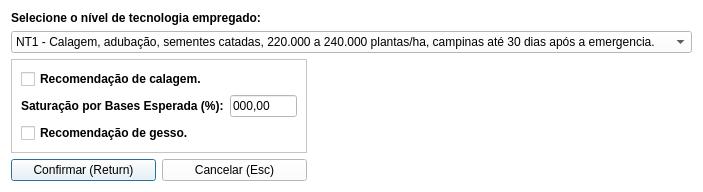
<?xml version="1.0" encoding="UTF-8"?>
<ui version="4.0">
 <class>bean_technology</class>
 <widget class="QDialog" name="bean_technology">
  <property name="geometry">
   <rect>
    <x>0</x>
    <y>0</y>
    <width>622</width>
    <height>177</height>
   </rect>
  </property>
  <property name="windowTitle">
   <string>Cultura do feijão</string>
  </property>
  <property name="styleSheet">
   <string notr="true">background-color: rgb(255, 255, 255);</string>
  </property>
  <layout class="QGridLayout" name="gridLayout_2">
   <item row="0" column="0" colspan="2">
    <widget class="QLabel" name="lbl_technology_level">
     <property name="text">
      <string>&lt;html&gt;&lt;head/&gt;&lt;body&gt;&lt;p&gt;&lt;span style=&quot; font-weight:600;&quot;&gt;Selecione o nível de tecnologia empregado:&lt;/span&gt;&lt;/p&gt;&lt;/body&gt;&lt;/html&gt;</string>
     </property>
    </widget>
   </item>
   <item row="1" column="0" colspan="3">
    <widget class="QComboBox" name="cbx_technology_level">
     <property name="cursor">
      <cursorShape>PointingHandCursor</cursorShape>
     </property>
     <item>
      <property name="text">
       <string>NT1 - Calagem, adubação, sementes catadas, 220.000 a 240.000 plantas/ha, campinas até 30 dias após a emergencia.</string>
      </property>
     </item>
     <item>
      <property name="text">
       <string>NT2 - Calagem, adubação, sementes fiscalizadas, 220.000 a 240.000 plantas / ha. controle fitossanitário, TS.</string>
      </property>
     </item>
     <item>
      <property name="text">
       <string>NT3 - NT 2, herbicidas, irrigação.</string>
      </property>
     </item>
     <item>
      <property name="text">
       <string>NT4 - NT 3, apenas com maiores doses de adubos.</string>
      </property>
     </item>
    </widget>
   </item>
   <item row="2" column="0" colspan="2">
    <widget class="QFrame" name="frm_limestone_plaster">
     <property name="maximumSize">
      <size>
       <width>300</width>
       <height>16777215</height>
      </size>
     </property>
     <property name="frameShape">
      <enum>QFrame::StyledPanel</enum>
     </property>
     <property name="frameShadow">
      <enum>QFrame::Raised</enum>
     </property>
     <layout class="QGridLayout" name="gridLayout">
      <item row="0" column="0">
       <widget class="QCheckBox" name="ckb_limestone_recommendation">
        <property name="font">
         <font>
          <weight>75</weight>
          <bold>true</bold>
         </font>
        </property>
        <property name="cursor">
         <cursorShape>PointingHandCursor</cursorShape>
        </property>
        <property name="text">
         <string>Recomendação de calagem.</string>
        </property>
       </widget>
      </item>
      <item row="1" column="0">
       <widget class="QLabel" name="lbl_V">
        <property name="font">
         <font>
          <weight>75</weight>
          <bold>true</bold>
         </font>
        </property>
        <property name="text">
         <string>Saturação por Bases Esperada (%):</string>
        </property>
       </widget>
      </item>
      <item row="1" column="1">
       <widget class="QLineEdit" name="edt_V">
        <property name="text">
         <string>000,00</string>
        </property>
       </widget>
      </item>
      <item row="2" column="0">
       <widget class="QCheckBox" name="ckb_plaster_recommendation">
        <property name="font">
         <font>
          <weight>75</weight>
          <bold>true</bold>
         </font>
        </property>
        <property name="cursor">
         <cursorShape>PointingHandCursor</cursorShape>
        </property>
        <property name="text">
         <string>Recomendação de gesso.</string>
        </property>
       </widget>
      </item>
     </layout>
    </widget>
   </item>
   <item row="3" column="0">
    <widget class="QPushButton" name="btn_confirm">
     <property name="maximumSize">
      <size>
       <width>145</width>
       <height>16777215</height>
      </size>
     </property>
     <property name="cursor">
      <cursorShape>PointingHandCursor</cursorShape>
     </property>
     <property name="text">
      <string>Confirmar (Return)</string>
     </property>
     <property name="icon">
      <iconset resource="icones.qrc">
       <normaloff>:/buttons/images/button/Save-Update.png</normaloff>:/buttons/images/button/Save-Update.png</iconset>
     </property>
     <property name="shortcut">
      <string>Return</string>
     </property>
    </widget>
   </item>
   <item row="3" column="1">
    <widget class="QPushButton" name="btn_cancel">
     <property name="maximumSize">
      <size>
       <width>145</width>
       <height>16777215</height>
      </size>
     </property>
     <property name="cursor">
      <cursorShape>PointingHandCursor</cursorShape>
     </property>
     <property name="text">
      <string>Cancelar (Esc)</string>
     </property>
     <property name="icon">
      <iconset resource="icones.qrc">
       <normaloff>:/buttons/images/button/exit.png</normaloff>:/buttons/images/button/exit.png</iconset>
     </property>
     <property name="shortcut">
      <string>Esc</string>
     </property>
    </widget>
   </item>
  </layout>
 </widget>
 <tabstops>
  <tabstop>cbx_technology_level</tabstop>
  <tabstop>ckb_limestone_recommendation</tabstop>
  <tabstop>edt_V</tabstop>
  <tabstop>ckb_plaster_recommendation</tabstop>
  <tabstop>btn_confirm</tabstop>
  <tabstop>btn_cancel</tabstop>
 </tabstops>
 <resources>
  <include location="icones.qrc"/>
 </resources>
 <connections/>
</ui>
